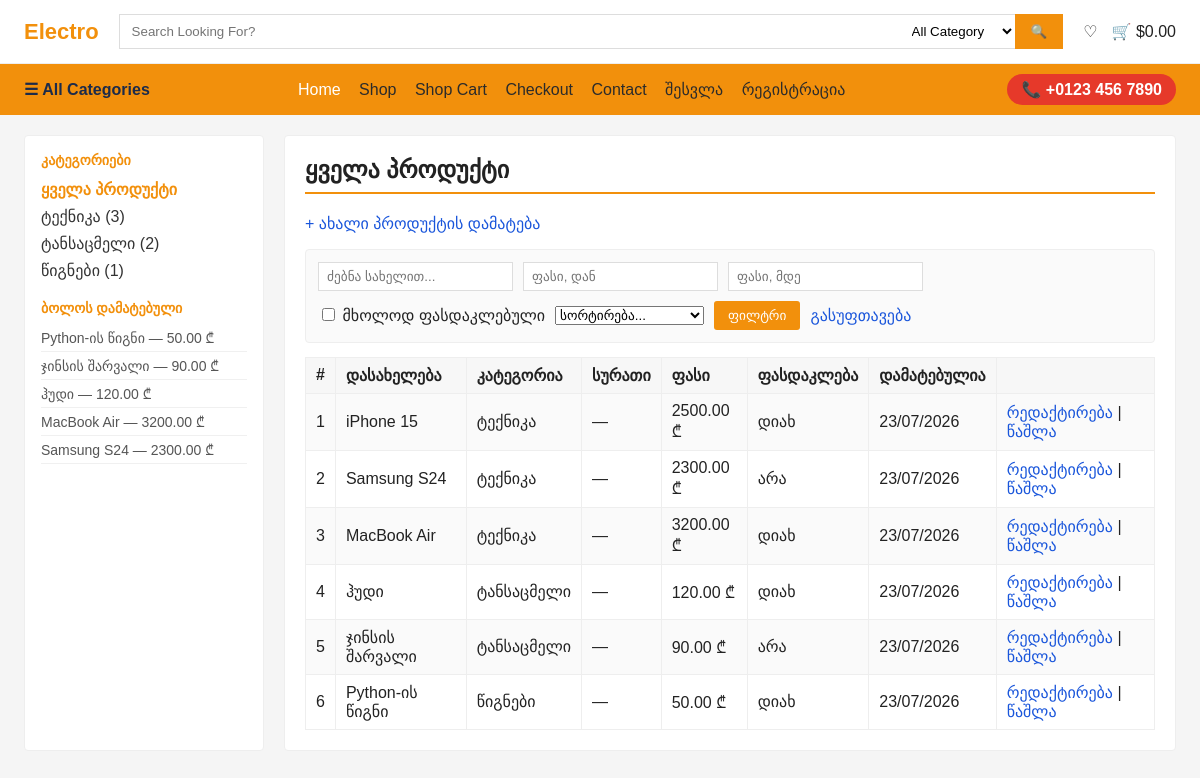
The page / on the database its author committed.
### store/models.py (models this page shows, shortened)
class Category(models.Model):
    name = models.CharField(max_length=100, verbose_name="კატეგორიის სახელი")
    class Meta:
        verbose_name_plural = "კატეგორიები"

class Product(models.Model):
    name = models.CharField(max_length=200, verbose_name="პროდუქტის სახელი")
    price = models.DecimalField(max_digits=10, decimal_places=2, verbose_name="ფასი")
    image = models.ImageField(upload_to='products/', blank=True, null=True, verbose_name="სურათი")
    is_discounted = models.BooleanField(default=False, verbose_name="ფასდაკლება აქვს?")
    category = models.ForeignKey(
        Category,
        on_delete=models.CASCADE,
        related_name='products',
        verbose_name="კატეგორია"
    )
    created_at = models.DateTimeField(auto_now_add=True)
    class Meta:
        verbose_name_plural = "პროდუქტები"

### store/views.py (the view)
# urls.py: path('', views.ProductListView.as_view(), name='home'),
class ProductListView(StoreContextMixin, ProductFilterMixin, ListView):
    model = Product
    template_name = 'store/home.html'
    context_object_name = 'products'
    def get_queryset(self):
        qs = Product.objects.all()
        qs = self.filter_queryset(qs)
        qs = self.sort_queryset(qs)
        return qs
    def get_context_data(self, **kwargs):
        context = super().get_context_data(**kwargs)
        context['categories'] = self.get_categories()
        context['page_title'] = 'ყველა პროდუქტი'
        context.update(self.get_filter_context())
        category_id = self.request.GET.get('category')
        if category_id:
            context['selected_category'] = get_object_or_404(Category, id=category_id)
        return context

### store/context_processors.py (called while the page is built)
def latest_products(request):
    return {
        'latest_products': Product.objects.order_by('-created_at')[:5]
    }

### store/views.py (called while the page is built)
    def get_categories(self):
        return Category.objects.annotate(
            product_count=Count('products')
        ).filter(product_count__gt=0)

    def filter_queryset(self, queryset):
        request = self.request
        search = request.GET.get('q', '').strip()
        if search:
            queryset = queryset.filter(name__icontains=search)
        min_price = request.GET.get('min_price')
        if min_price:
            queryset = queryset.filter(price__gte=min_price)
        max_price = request.GET.get('max_price')
        if max_price:
            queryset = queryset.filter(price__lte=max_price)
        if request.GET.get('discounted_only'):
            queryset = queryset.filter(is_discounted=True)
        category_id = request.GET.get('category')
        if category_id:
            queryset = queryset.filter(category_id=category_id)
        return queryset

    def sort_queryset(self, queryset):
        sort = self.request.GET.get('sort', '')
        sort_options = {
            'price_asc': 'price',
            'price_desc': '-price',
            'name_asc': 'name',
            'name_desc': '-name',
            'newest': '-created_at',
        }
        order_by = sort_options.get(sort)
        if order_by:
            return queryset.order_by(order_by)
        return queryset

    def get_filter_context(self):
        request = self.request
        return {
            'search_query': request.GET.get('q', ''),
            'min_price': request.GET.get('min_price', ''),
            'max_price': request.GET.get('max_price', ''),
            'discounted_only': request.GET.get('discounted_only', ''),
            'current_sort': request.GET.get('sort', ' ')
        }

### store/templates/store/home.html (shortened to what this page needs)
{% extends 'store/base.html' %}
{% block content %}
  <p><a href="{% url 'product_create' %}">+ ახალი პროდუქტის დამატება</a></p>
  <form method="GET" class="filter-form">
    <input type="text" name="q" placeholder="ძებნა სახელით..." value="{{ search_query }}">
    <input type="number" name="min_price" placeholder="ფასი, დან" value="{{ min_price }}" step="0.01">
    <input type="number" name="max_price" placeholder="ფასი, მდე" value="{{ max_price }}" step="0.01">
    <label>
      <input type="checkbox" name="discounted_only" value="1" {% if discounted_only %}checked{% endif %}>
      მხოლოდ ფასდაკლებული
    </label>
    <select name="sort">
      <option value="">სორტირება...</option>
    </select>
    <button type="submit">ფილტრი</button>
    <a href="{{ request.path }}">გასუფთავება</a>
  </form>
  <table border="1" cellpadding="6" cellspacing="0">
    <tr>
      <th>#</th>
      <th>დასახელება</th>
      <th>კატეგორია</th>
      <th>სურათი</th>
      <th>ფასი</th>
      <th>ფასდაკლება</th>
      <th>დამატებულია</th>
      <th></th>
    </tr>
    {% for product in products %}
    <tr>
      <td>{{ forloop.counter }}</td>
      <td>{{ product.name }}</td>
      <td>{{ product.category.name }}</td>
      <td>
        {% if product.image %}
          <img src="{{ product.image.url }}" alt="{{ product.name }}" width="60">
        {% else %}
          —
        {% endif %}
      </td>
      <td>{{ product.price }} ₾</td>
      <td>{% if product.is_discounted %}დიახ{% else %}არა{% endif %}</td>
      <td>{{ product.created_at|date:"d/m/Y" }}</td>
      <td>
        <a href="{% url 'product_update' product.id %}">რედაქტირება</a> |
        <a href="{% url 'product_delete' product.id %}">წაშლა</a>
      </td>
    </tr>
    {% empty %}
    <tr><td colspan="8">პროდუქტები არ მოიძებნა</td></tr>
    {% endfor %}
  </table>
{% endblock %}

### store/templates/store/base.html (shortened to what this page needs)
{% load static %}
<!DOCTYPE html>
<html lang="ka">
<head>
  <link rel="stylesheet" href="{% static 'css/style.css' %}">
</head>
<body>
  <header class="site-header">
    <div class="header-top">
      <a href="{% url 'home' %}" class="logo"> Electro</a>
      <form method="GET" action="{% url 'home' %}" class="header-search">
        <input type="text" name="q" placeholder="Search Looking For?" value="{{ search_query }}">
        <select name="category">
          <option value="">All Category</option>
        </select>
        <button type="submit">🔍</button>
      </form>
      <div class="header-icons">
        <span title="Wishlist">♡</span>
        <span title="Cart">🛒 $0.00</span>
      </div>
    </div>
    <nav class="header-nav">
      <span class="categories-label">☰ All Categories</span>
      <div class="nav-links">
        <a href="{% url 'home' %}" class="{% if request.resolver_match.url_name == 'home' %}active{% endif %}">Home</a>
        <a href="{% url 'home' %}">Shop</a>
        <a href="#">Shop Cart</a>
        <a href="#">Checkout</a>
        <a href="#">Contact</a>
        {% if user.is_authenticated %}
          <a href="{% url 'profile' %}">{{ user.username }}</a>
          <a href="{% url 'logout' %}">გასვლა</a>
        {% else %}
          <a href="{% url 'login' %}">შესვლა</a>
          <a href="{% url 'register' %}">რეგისტრაცია</a>
        {% endif %}
      </div>
      <div class="phone-badge">📞 +0123 456 7890</div>
    </nav>
  </header>
  <div class="layout">
    <aside class="sidebar">
      <h3>კატეგორიები</h3>
      <ul class="category-list">
        <li><a href="{% url 'home' %}" class="{% if not selected_category %}active{% endif %}">ყველა პროდუქტი</a></li>
        {% for cat in categories %}
        <li><a href="{% url 'category_products' cat.id %}" class="{% if selected_category.id == cat.id %}active{% endif %}">{{ cat.name }} ({{ cat.product_count }})</a></li>
        {% endfor %}
      </ul>
      <h3>ბოლოს დამატებული</h3>
      <ul class="latest-list">
        {% for p in latest_products %}
        <li>{{ p.name }} — {{ p.price }} ₾</li>
        {% empty %}
        <li>პროდუქტები არ არის</li>
        {% endfor %}
      </ul>
    </aside>
    <main class="content">
      <h2>{{ page_title|default:"პროდუქტები" }}</h2>
      {% block content %}{% endblock %}
    </main>
  </div>
</body>
</html>

### static/css/style.css (style rules this page uses)
* { box-sizing: border-box; }
body { font-family: Arial, Helvetica, sans-serif; margin: 0; background: #f5f5f5; color: #222; }
a { color: #1a56db; text-decoration: none; }
.header-top { background: #fff; display: flex; align-items: center; gap: 20px; padding: 14px 24px; border-bottom: 1px solid #eee; flex-wrap: wrap; }
.logo { font-size: 22px; font-weight: bold; color: #f2900c; text-decoration: none; white-space: nowrap; }
.header-search { flex: 1; display: flex; min-width: 260px; }
.header-search input[type="text"] { flex: 1; padding: 8px 12px; border: 1px solid #ddd; border-right: none; }
.header-search select { padding: 8px; border: 1px solid #ddd; border-left: none; border-right: none; background: #fff; }
.header-search button { background: #f2900c; color: #fff; border: none; padding: 8px 16px; cursor: pointer; }
.header-icons { display: flex; gap: 14px; white-space: nowrap; }
.header-nav { background: #f2900c; display: flex; align-items: center; justify-content: space-between; padding: 10px 24px; flex-wrap: wrap; gap: 10px; }
.categories-label { color: #1c2b4a; font-weight: bold; }
.nav-links a { color: #2b2b2b; margin-right: 14px; font-weight: 500; text-decoration: none; }
.nav-links a.active, .nav-links a:hover { color: #fff; }
.phone-badge { background: #e6392a; color: #fff; padding: 6px 14px; border-radius: 16px; font-weight: bold; white-space: nowrap; }
.layout { display: flex; gap: 20px; padding: 20px 24px; }
.sidebar { width: 240px; background: #fff; border: 1px solid #eee; border-radius: 4px; padding: 16px; }
.sidebar h3 { font-size: 14px; text-transform: uppercase; color: #f2900c; margin: 16px 0 8px; }
.sidebar h3:first-child { margin-top: 0; }
.category-list, .latest-list { list-style: none; padding: 0; margin: 0; }
.category-list li a { display: block; padding: 4px 0; color: #333; }
.category-list li a.active { color: #f2900c; font-weight: bold; }
.latest-list li { padding: 4px 0; border-bottom: 1px solid #f0f0f0; font-size: 14px; color: #555; }
.content { flex: 1; background: #fff; border: 1px solid #eee; border-radius: 4px; padding: 20px; }
.content h2 { margin-top: 0; border-bottom: 2px solid #f2900c; padding-bottom: 8px; }
.filter-form { display: flex; flex-wrap: wrap; gap: 10px; align-items: center; margin: 14px 0; padding: 12px; background: #fafafa; border: 1px solid #eee; border-radius: 4px; }
.filter-form input[type="text"], .filter-form input[type="number"] { padding: 6px 8px; border: 1px solid #ddd; }
.filter-form button { background: #f2900c; color: #fff; border: none; padding: 7px 14px; cursor: pointer; border-radius: 3px; }
table { border-collapse: collapse; width: 100%; margin-top: 10px; }
th, td { border: 1px solid #eee; padding: 8px 10px; text-align: left; }
th { background: #f7f7f7; }
tr:nth-child(even) td { background: #fafafa; }

### rows shown on the page
Category: name "ტექნიკა", product_count "3"
Category: name "ტანსაცმელი", product_count "2"
Category: name "წიგნები", product_count "1"
Product: name "Python-ის წიგნი", price "50.00", category.name "წიგნები", is_discounted "დიახ", created_at "23/07/2026"
Product: name "ჯინსის შარვალი", price "90.00", category.name "ტანსაცმელი", is_discounted "არა", created_at "23/07/2026"
Product: name "ჰუდი", price "120.00", category.name "ტანსაცმელი", is_discounted "დიახ", created_at "23/07/2026"
Product: name "MacBook Air", price "3200.00", category.name "ტექნიკა", is_discounted "დიახ", created_at "23/07/2026"
Product: name "Samsung S24", price "2300.00", category.name "ტექნიკა", is_discounted "არა", created_at "23/07/2026"
Product: name "iPhone 15", category.name "ტექნიკა", price "2500.00", is_discounted "დიახ", created_at "23/07/2026"

### other values the page prints
{{ page_title|default:"პროდუქტები" }} "ყველა პროდუქტი"
